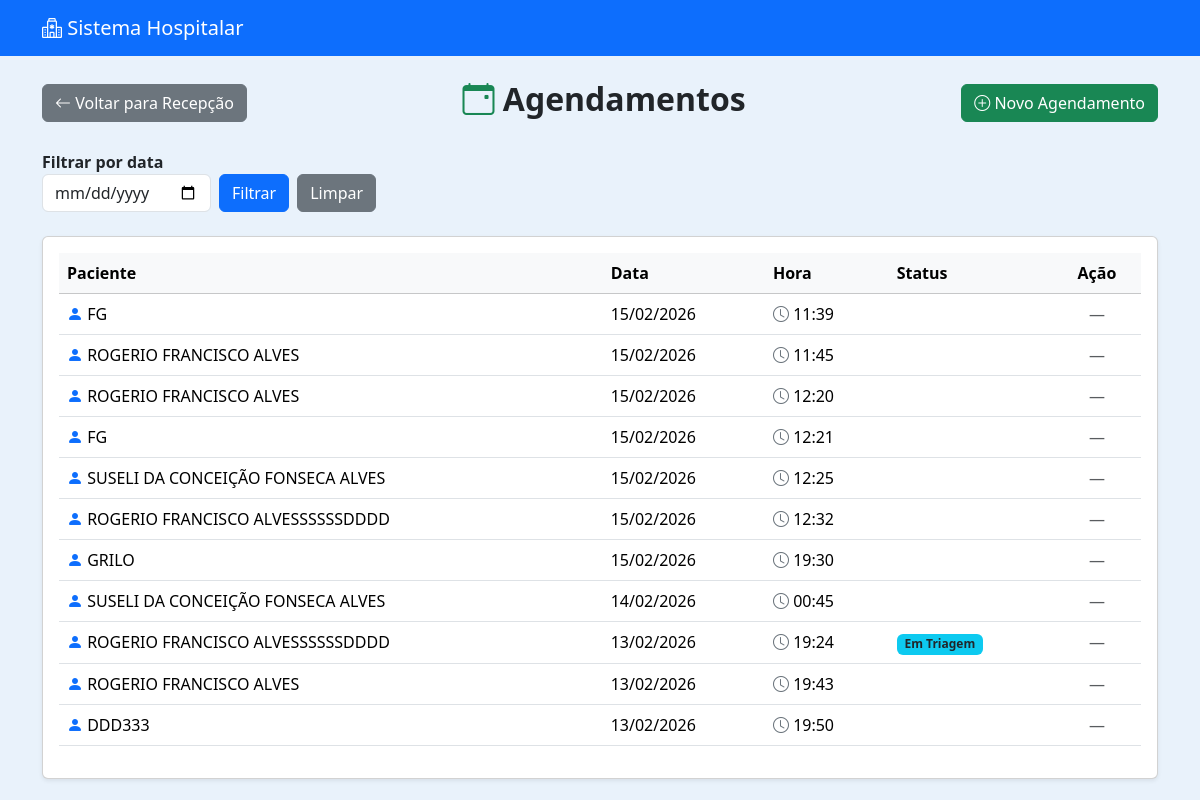
The page /recepcao/lista/ (signed in) on the database as committed earlier.
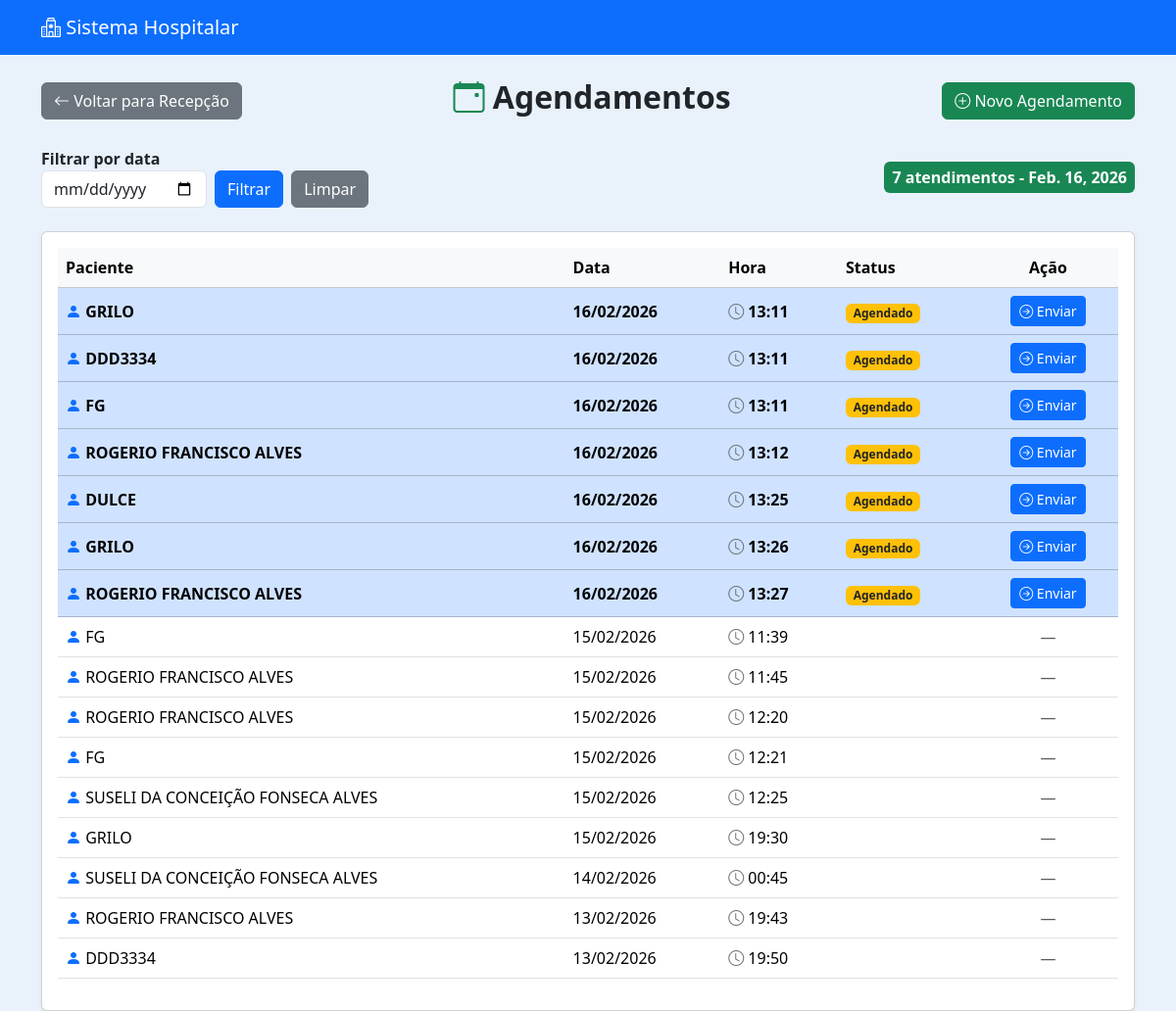
The same page on the database as committed later.
### recepcao/models.py (models this page shows, shortened)
class Agendamento(models.Model):
    STATUS_CHOICES = [
        ('AGENDADO', 'Agendado'),
        ('TRIAGEM', 'Em Triagem'),
        ('FINALIZADO', 'Finalizado'),
    ]
    paciente = models.ForeignKey(Paciente, on_delete=models.CASCADE)
    data = models.DateField()
    hora = models.TimeField()
    criado_por = models.ForeignKey(User, on_delete=models.SET_NULL, null=True)
    status = models.CharField(max_length=20, choices=STATUS_CHOICES, default='AGENDADO')
    criado_em = models.DateTimeField(auto_now_add=True)

### pacientes/models.py (models this page shows, shortened)
class Paciente(models.Model):
    nome = models.CharField(max_length=100)
    nome_social = models.CharField(max_length=100, blank=True, null=True)
    nome_mae = models.CharField(max_length=100)
    nome_pai = models.CharField(max_length=100, blank=True, null=True)
    cpf = models.CharField(
        max_length=14,
        unique=True,
        validators=[
            RegexValidator(
                r'^\d{3}\.\d{3}\.\d{3}-\d{2}$',
                'CPF inválido! Use XXX.XXX.XXX-XX'
            )
        ]
    )
    data_nascimento = models.DateField()
    SEXO_BIOLOGICO_CHOICES = [
        ('M', 'Masculino'),
        ('F', 'Feminino'),
        ('I', 'Intersexo'),
    ]
    sexo_biologico = models.CharField(max_length=1, choices=SEXO_BIOLOGICO_CHOICES)
    identidade_genero = models.CharField(max_length=50)
    orientacao_sexual = models.CharField(max_length=50)
    NACIONALIDADE_CHOICES = [
        ('BRASILEIRA', 'Brasileira'),
        ('ARGENTINA', 'Argentina'),
        ('BOLIVIANA', 'Boliviana'),
        ('CHILENA', 'Chilena'),
        ('COLOMBIANA', 'Colombiana'),
        ('PARAGUAIA', 'Paraguaia'),
        ('PERUANA', 'Peruana'),
        ('URUGUAIA', 'Uruguaia'),
        ('VENEZUELANA', 'Venezuelana'),
        ('OUTRA', 'Outra'),
    ]
    nacionalidade = models.CharField(
        max_length=20,
        choices=NACIONALIDADE_CHOICES,
        default='BRASILEIRA'
    )
    naturalidade = models.CharField(max_length=100)
    RACA_COR_CHOICES = [
        ('BRANCA', 'Branca'),
        ('PRETA', 'Preta'),
        ('PARDA', 'Parda'),
        ('AMARELA', 'Amarela'),
        ('INDIGENA', 'Indígena'),
    ]
    raca_cor = models.CharField(max_length=10, choices=RACA_COR_CHOICES)
    ESTADO_CIVIL_CHOICES = [
        ('SOLTEIRO', 'Solteiro(a)'),
        ('CASADO', 'Casado(a)'),
        ('DIVORCIADO', 'Divorciado(a)'),
        ('VIUVO', 'Viúvo(a)'),
        ('UNIAO_ESTAVEL', 'União Estável'),
    ]
    estado_civil = models.CharField(max_length=20, choices=ESTADO_CIVIL_CHOICES)
    ESCOLARIDADE_CHOICES = [
        ('SEM_INSTRUCAO', 'Sem instrução'),
        ('FUNDAMENTAL_INCOMPLETO', 'Fundamental incompleto'),
        ('FUNDAMENTAL_COMPLETO', 'Fundamental completo'),
        ('MEDIO_INCOMPLETO', 'Médio incompleto'),
        ('MEDIO_COMPLETO', 'Médio completo'),
        ('SUPERIOR_INCOMPLETO', 'Superior incompleto'),
        ('SUPERIOR_COMPLETO', 'Superior completo'),
        ('POS_GRADUACAO', 'Pós-graduação'),
        ('MESTRADO', 'Mestrado'),
        ('DOUTORADO', 'Doutorado'),
    ]
    escolaridade = models.CharField(max_length=30, choices=ESCOLARIDADE_CHOICES)
    profissao = models.CharField(max_length=50)
    rg = models.CharField(max_length=20)
    orgao_emissor = models.CharField(max_length=10)
    UF_CHOICES = [
        ('AC','AC'), ('AL','AL'), ('AP','AP'), ('AM','AM'),
        ('BA','BA'), ('CE','CE'), ('DF','DF'), ('ES','ES'),
        ('GO','GO'), ('MA','MA'), ('MT','MT'), ('MS','MS'),
        ('MG','MG'), ('PA','PA'), ('PB','PB'), ('PR','PR'),
        ('PE','PE'), ('PI','PI'), ('RJ','RJ'), ('RN','RN'),
        ('RS','RS'), ('RO','RO'), ('RR','RR'), ('SC','SC'),
        ('SP','SP'), ('SE','SE'), ('TO','TO'),
    ]
    uf_rg = models.CharField(max_length=2, choices=UF_CHOICES)
    cep = models.CharField(
        max_length=9,
        validators=[
            RegexValidator(
                r'^\d{5}-\d{3}$',
                'CEP inválido! Use XXXXX-XXX'
            )
        ]
    )
    endereco = models.CharField(max_length=100)
    numero = models.CharField(max_length=10)
    complemento = models.CharField(max_length=50, blank=True, null=True)
    bairro = models.CharField(max_length=50)
    municipio = models.CharField(max_length=50)
    uf = models.CharField(max_length=2, choices=UF_CHOICES)
    ZONA_CHOICES = [
        ('URBANA', 'Urbana'),
        ('RURAL', 'Rural'),
    ]
    zona = models.CharField(max_length=6, choices=ZONA_CHOICES)
    telefone_fixo = models.CharField(
        max_length=15,
        blank=True,
        null=True,
        validators=[
            RegexValidator(
                r'^\(\d{2}\)\s\d{4}-\d{4}$',
                'Telefone inválido! Use (XX) XXXX-XXXX'
            )
        ]
    )
    celular = models.CharField(
        max_length=15,
        validators=[
            RegexValidator(
                r'^\(\d{2}\)\s\d{5}-\d{4}$',
                'Celular inválido! Use (XX) XXXXX-XXXX'
            )
        ]
    )
    whatsapp = models.BooleanField(default=False)
    email = models.EmailField(blank=True, null=True)
    cartao_sus = models.CharField(max_length=18, blank=True, null=True)
    criado_por = models.ForeignKey(
        User,
        on_delete=models.SET_NULL,
        null=True,
        blank=True,
        related_name='pacientes_criados'
    )
    data_criacao = models.DateTimeField(default=timezone.now, editable=False)
    data_atualizacao = models.DateTimeField(auto_now=True)

### recepcao/views.py (the view)
# urls.py: path('lista/', views.lista_agendamentos, name='lista_agendamentos'),
@login_required
def lista_agendamentos(request):
    agendamentos = Agendamento.objects.all().order_by('-data', 'hora')
    data_filtro = request.GET.get('data')
    if data_filtro:
        agendamentos = agendamentos.filter(data=data_filtro)
        atendimentos_dia = agendamentos.count()
    else:
        hoje = timezone.localdate()  # usa localdate() para data sem hora
        agendamentos_hoje = agendamentos.filter(data=hoje)
        atendimentos_dia = agendamentos_hoje.count()
    today = timezone.localdate()
    context = {
        'agendamentos': agendamentos,
        'request': request,
        'atendimentos_dia': atendimentos_dia,
        'data_filtro': data_filtro or today,
        'today': today,  # <-- variável necessária para template
    }
    return render(request, 'recepcao/lista.html', context)

### recepcao/templates/recepcao/lista.html (shortened to what this page needs)
{% extends 'usuarios/base.html' %}
{% block content %}
<div class="d-flex justify-content-between align-items-center mb-4">
    <a href="{% url 'recepcao_dashboard' %}" class="btn btn-secondary">
        <i class="bi bi-arrow-left"></i> Voltar para Recepção
    </a>
    <h2 class="fw-bold">
        <i class="bi bi-calendar-event text-success"></i>
        Agendamentos
    </h2>
    <a href="{% url 'agendar_paciente' %}" class="btn btn-success">
        <i class="bi bi-plus-circle"></i> Novo Agendamento
    </a>
</div>
<div class="d-flex align-items-center mb-4 flex-wrap">
    <form method="GET" class="d-flex align-items-end me-3">
        <div class="me-2">
            <label for="data" class="form-label fw-semibold mb-0">Filtrar por data</label>
            <input type="date" class="form-control" id="data" name="data" value="{{ request.GET.data }}">
        </div>
        <div class="d-flex align-items-end">
            <button type="submit" class="btn btn-primary me-2">Filtrar</button>
            <a href="{% url 'lista_agendamentos' %}" class="btn btn-secondary">Limpar</a>
        </div>
    </form>
    {% if atendimentos_dia %}
        <h5 class="mb-0 ms-auto">
            {% if atendimentos_dia <= 10 %}
                <span class="badge bg-success fs-6 p-2">
                    {{ atendimentos_dia }} atendimentos - {{ data_filtro }}
                </span>
            {% elif atendimentos_dia <= 20 %}
                <span class="badge bg-warning text-dark fs-6 p-2">
                    {{ atendimentos_dia }} atendimentos - {{ data_filtro }}
                </span>
            {% else %}
                <span class="badge bg-danger fs-6 p-2">
                    {{ atendimentos_dia }} atendimentos - {{ data_filtro }}
                </span>
            {% endif %}
        </h5>
    {% endif %}
</div>
<div class="card shadow-sm">
    <div class="card-body">
        {% if agendamentos %}
            <div class="table-responsive">
                <table class="table table-hover align-middle">
                    <thead class="table-light">
                        <tr>
                            <th>Paciente</th>
                            <th>Data</th>
                            <th>Hora</th>
                            <th>Status</th>
                            <th class="text-center">Ação</th>
                        </tr>
                    </thead>
                    <tbody>
                        {% for a in agendamentos %}
                        <tr {% if a.data == today %} class="table-primary fw-bold" {% endif %}>
                            <td><i class="bi bi-person-fill text-primary"></i> {{ a.paciente.nome }}</td>
                            <td>{{ a.data|date:"d/m/Y" }}</td>
                            <td><i class="bi bi-clock text-secondary"></i> {{ a.hora|time:"H:i" }}</td>
                            <td>
                                {% if a.status == "AGENDADO" %}
                                    <span class="badge bg-warning text-dark">Agendado</span>
                                {% elif a.status == "TRIAGEM" %}
                                    <span class="badge bg-info text-dark">Em Triagem</span>
                                {% elif a.status == "FINALIZADO" %}
                                    <span class="badge bg-success">Finalizado</span>
                                {% endif %}
                            </td>
                            <td class="text-center">
                                {% if a.status == "AGENDADO" %}
                                    <a href="{% url 'enviar_para_triagem' a.id %}" class="btn btn-sm btn-primary">
                                        <i class="bi bi-arrow-right-circle"></i> Enviar
                                    </a>
                                {% else %}
                                    <span class="text-muted">—</span>
                                {% endif %}
                            </td>
                        </tr>
                        {% endfor %}
                    </tbody>
                </table>
            </div>
        {% else %}
            <div class="text-center py-4">
                <i class="bi bi-calendar-x fs-1 text-muted"></i>
                <p class="text-muted mt-2">Nenhum agendamento encontrado.</p>
            </div>
        {% endif %}
    </div>
</div>
{% endblock %}

### usuarios/templates/usuarios/base.html (shortened to what this page needs)
<!DOCTYPE html>
<html lang="pt-br">
<head>
    <link href="https://cdn.jsdelivr.net/npm/bootstrap@5.3.2/dist/css/bootstrap.min.css" rel="stylesheet">
    <link rel="stylesheet" href="https://cdn.jsdelivr.net/npm/bootstrap-icons@1.11.1/font/bootstrap-icons.css">
    <link href="https://cdn.jsdelivr.net/npm/select2@4.1.0-rc.0/dist/css/select2.min.css" rel="stylesheet" />
</head>
<body>
    <nav class="navbar navbar-expand-lg navbar-dark bg-primary">
        <div class="container">
            <span class="navbar-brand">
                <i class="bi bi-hospital"></i> Sistema Hospitalar
            </span>
        </div>
    </nav>
    <div class="container mt-4">
        {% block content %}
        {% endblock %}
    </div>
</body>
</html>

### usuarios/templates/usuarios/base.html (style rules this page uses)
body { background-color: #e9f2fb; }

Rows that differ between the two databases and show on the page:
removed Agendamento: paciente.nome "ROGERIO FRANCISCO ALVESSSSSSDDDD", data "15/02/2026", hora "12:32"
removed Agendamento: paciente.nome "ROGERIO FRANCISCO ALVESSSSSSDDDD", data "13/02/2026", hora "19:24", status "Em Triagem"
added Agendamento: paciente.nome "GRILO", data "16/02/2026", hora "13:11", status "Agendado"
added Agendamento: paciente.nome "DDD3334", data "16/02/2026", hora "13:11", status "Agendado"
added Agendamento: paciente.nome "FG", data "16/02/2026", hora "13:11", status "Agendado"
added Agendamento: paciente.nome "ROGERIO FRANCISCO ALVES", data "16/02/2026", hora "13:12", status "Agendado"
added Agendamento: paciente.nome "DULCE", data "16/02/2026", hora "13:25", status "Agendado"
added Agendamento: paciente.nome "GRILO", data "16/02/2026", hora "13:26", status "Agendado"
added Agendamento: paciente.nome "ROGERIO FRANCISCO ALVES", data "16/02/2026", hora "13:27", status "Agendado"
changed through a linked row, Agendamento (number 16 of 16 on the later page): paciente.nome "DDD333" → "DDD3334"
Other text that changed with them:
{{ atendimentos_dia }}: (not shown) → "7"
{{ data_filtro }}: (not shown) → "Feb. 16, 2026"
text now shown: "atendimentos -"
